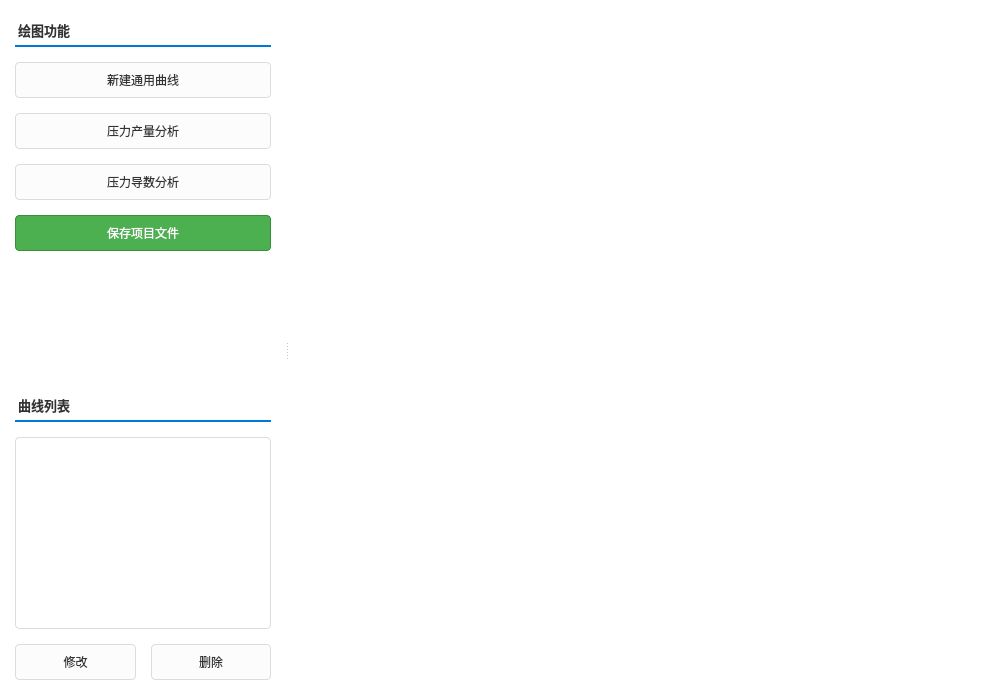
<?xml version="1.0" encoding="UTF-8"?>
<ui version="4.0">
 <class>WT_PlottingWidget</class>
 <widget class="QWidget" name="WT_PlottingWidget">
  <property name="geometry">
   <rect>
    <x>0</x>
    <y>0</y>
    <width>1000</width>
    <height>700</height>
   </rect>
  </property>
  <property name="windowTitle">
   <string>Form</string>
  </property>
  <property name="styleSheet">
   <string notr="true">/* 全局白底黑字 */
QWidget {
        color: #333333;
        background-color: white;
        font-family: &quot;Microsoft YaHei&quot;;
        font-size: 9pt;
}
QPushButton {
        border: 1px solid #dcdcdc;
        border-radius: 4px;
        background-color: #fcfcfc;
        color: #333333;
        padding: 8px 12px;
}
QPushButton:hover {
        background-color: #f0f0f0;
        border-color: #0078d7;
        color: #0078d7;
}
QPushButton#btn_Save {
        background-color: #4CAF50; color: white; border: 1px solid #388E3C;
}
/* 列表样式 */
QListWidget {
        border: 1px solid #dcdcdc;
        background-color: white;
        border-radius: 4px;
}
QListWidget::item { padding: 8px; border-bottom: 1px solid #f5f5f5; }
QListWidget::item:selected { background-color: #e8f0fe; color: #0078d7; border-left: 3px solid #0078d7; }
</string>
  </property>
  <layout class="QHBoxLayout" name="horizontalLayout">
   <property name="spacing">
    <number>0</number>
   </property>
   <property name="leftMargin">
    <number>0</number>
   </property>
   <property name="topMargin">
    <number>0</number>
   </property>
   <property name="rightMargin">
    <number>0</number>
   </property>
   <property name="bottomMargin">
    <number>0</number>
   </property>
   <item>
    <widget class="QSplitter" name="splitter">
     <property name="orientation">
      <enum>Qt::Horizontal</enum>
     </property>
     <property name="handleWidth">
      <number>2</number>
     </property>
     <widget class="QWidget" name="leftPanel" native="true">
      <layout class="QVBoxLayout" name="verticalLayout">
       <property name="spacing">
        <number>15</number>
       </property>
       <property name="leftMargin">
        <number>15</number>
       </property>
       <property name="topMargin">
        <number>20</number>
       </property>
       <property name="rightMargin">
        <number>15</number>
       </property>
       <property name="bottomMargin">
        <number>20</number>
       </property>
       <item>
        <widget class="QLabel" name="label_Operations">
         <property name="text">
          <string>绘图功能</string>
         </property>
         <property name="styleSheet">
          <string notr="true">font-weight: bold; font-size: 10pt; border-bottom: 2px solid #0078d7; padding-bottom: 5px;</string>
         </property>
        </widget>
       </item>
       <item>
        <widget class="QPushButton" name="btn_NewCurve">
         <property name="text">
          <string>新建通用曲线</string>
         </property>
        </widget>
       </item>
       <item>
        <widget class="QPushButton" name="btn_PressureRate">
         <property name="text">
          <string>压力产量分析</string>
         </property>
        </widget>
       </item>
       <item>
        <widget class="QPushButton" name="btn_Derivative">
         <property name="text">
          <string>压力导数分析</string>
         </property>
        </widget>
       </item>
       <item>
        <widget class="QPushButton" name="btn_Save">
         <property name="text">
          <string>保存项目文件</string>
         </property>
        </widget>
       </item>
       <item>
        <spacer name="verticalSpacer">
         <property name="orientation">
          <enum>Qt::Vertical</enum>
         </property>
         <property name="sizeHint" stdset="0">
          <size>
           <width>20</width>
           <height>40</height>
          </size>
         </property>
        </spacer>
       </item>
       <item>
        <widget class="QLabel" name="label_List">
         <property name="text">
          <string>曲线列表</string>
         </property>
         <property name="styleSheet">
          <string notr="true">font-weight: bold; font-size: 10pt; border-bottom: 2px solid #0078d7; padding-bottom: 5px;</string>
         </property>
        </widget>
       </item>
       <item>
        <widget class="QListWidget" name="listWidget_Curves"/>
       </item>
       <item>
        <layout class="QHBoxLayout" name="horizontalLayout_Buttons">
         <item>
          <widget class="QPushButton" name="btn_Manage">
           <property name="text">
            <string>修改</string>
           </property>
          </widget>
         </item>
         <item>
          <widget class="QPushButton" name="btn_Delete">
           <property name="text">
            <string>删除</string>
           </property>
          </widget>
         </item>
        </layout>
       </item>
      </layout>
     </widget>
     <widget class="ChartWidget" name="customPlot" native="true">
      <property name="sizePolicy">
       <sizepolicy hsizetype="Expanding" vsizetype="Expanding">
        <horstretch>1</horstretch>
        <verstretch>0</verstretch>
       </sizepolicy>
      </property>
     </widget>
    </widget>
   </item>
  </layout>
 </widget>
 <customwidgets>
  <customwidget>
   <class>ChartWidget</class>
   <extends>QWidget</extends>
   <header>chartwidget.h</header>
   <container>1</container>
  </customwidget>
 </customwidgets>
 <resources/>
 <connections/>
</ui>
